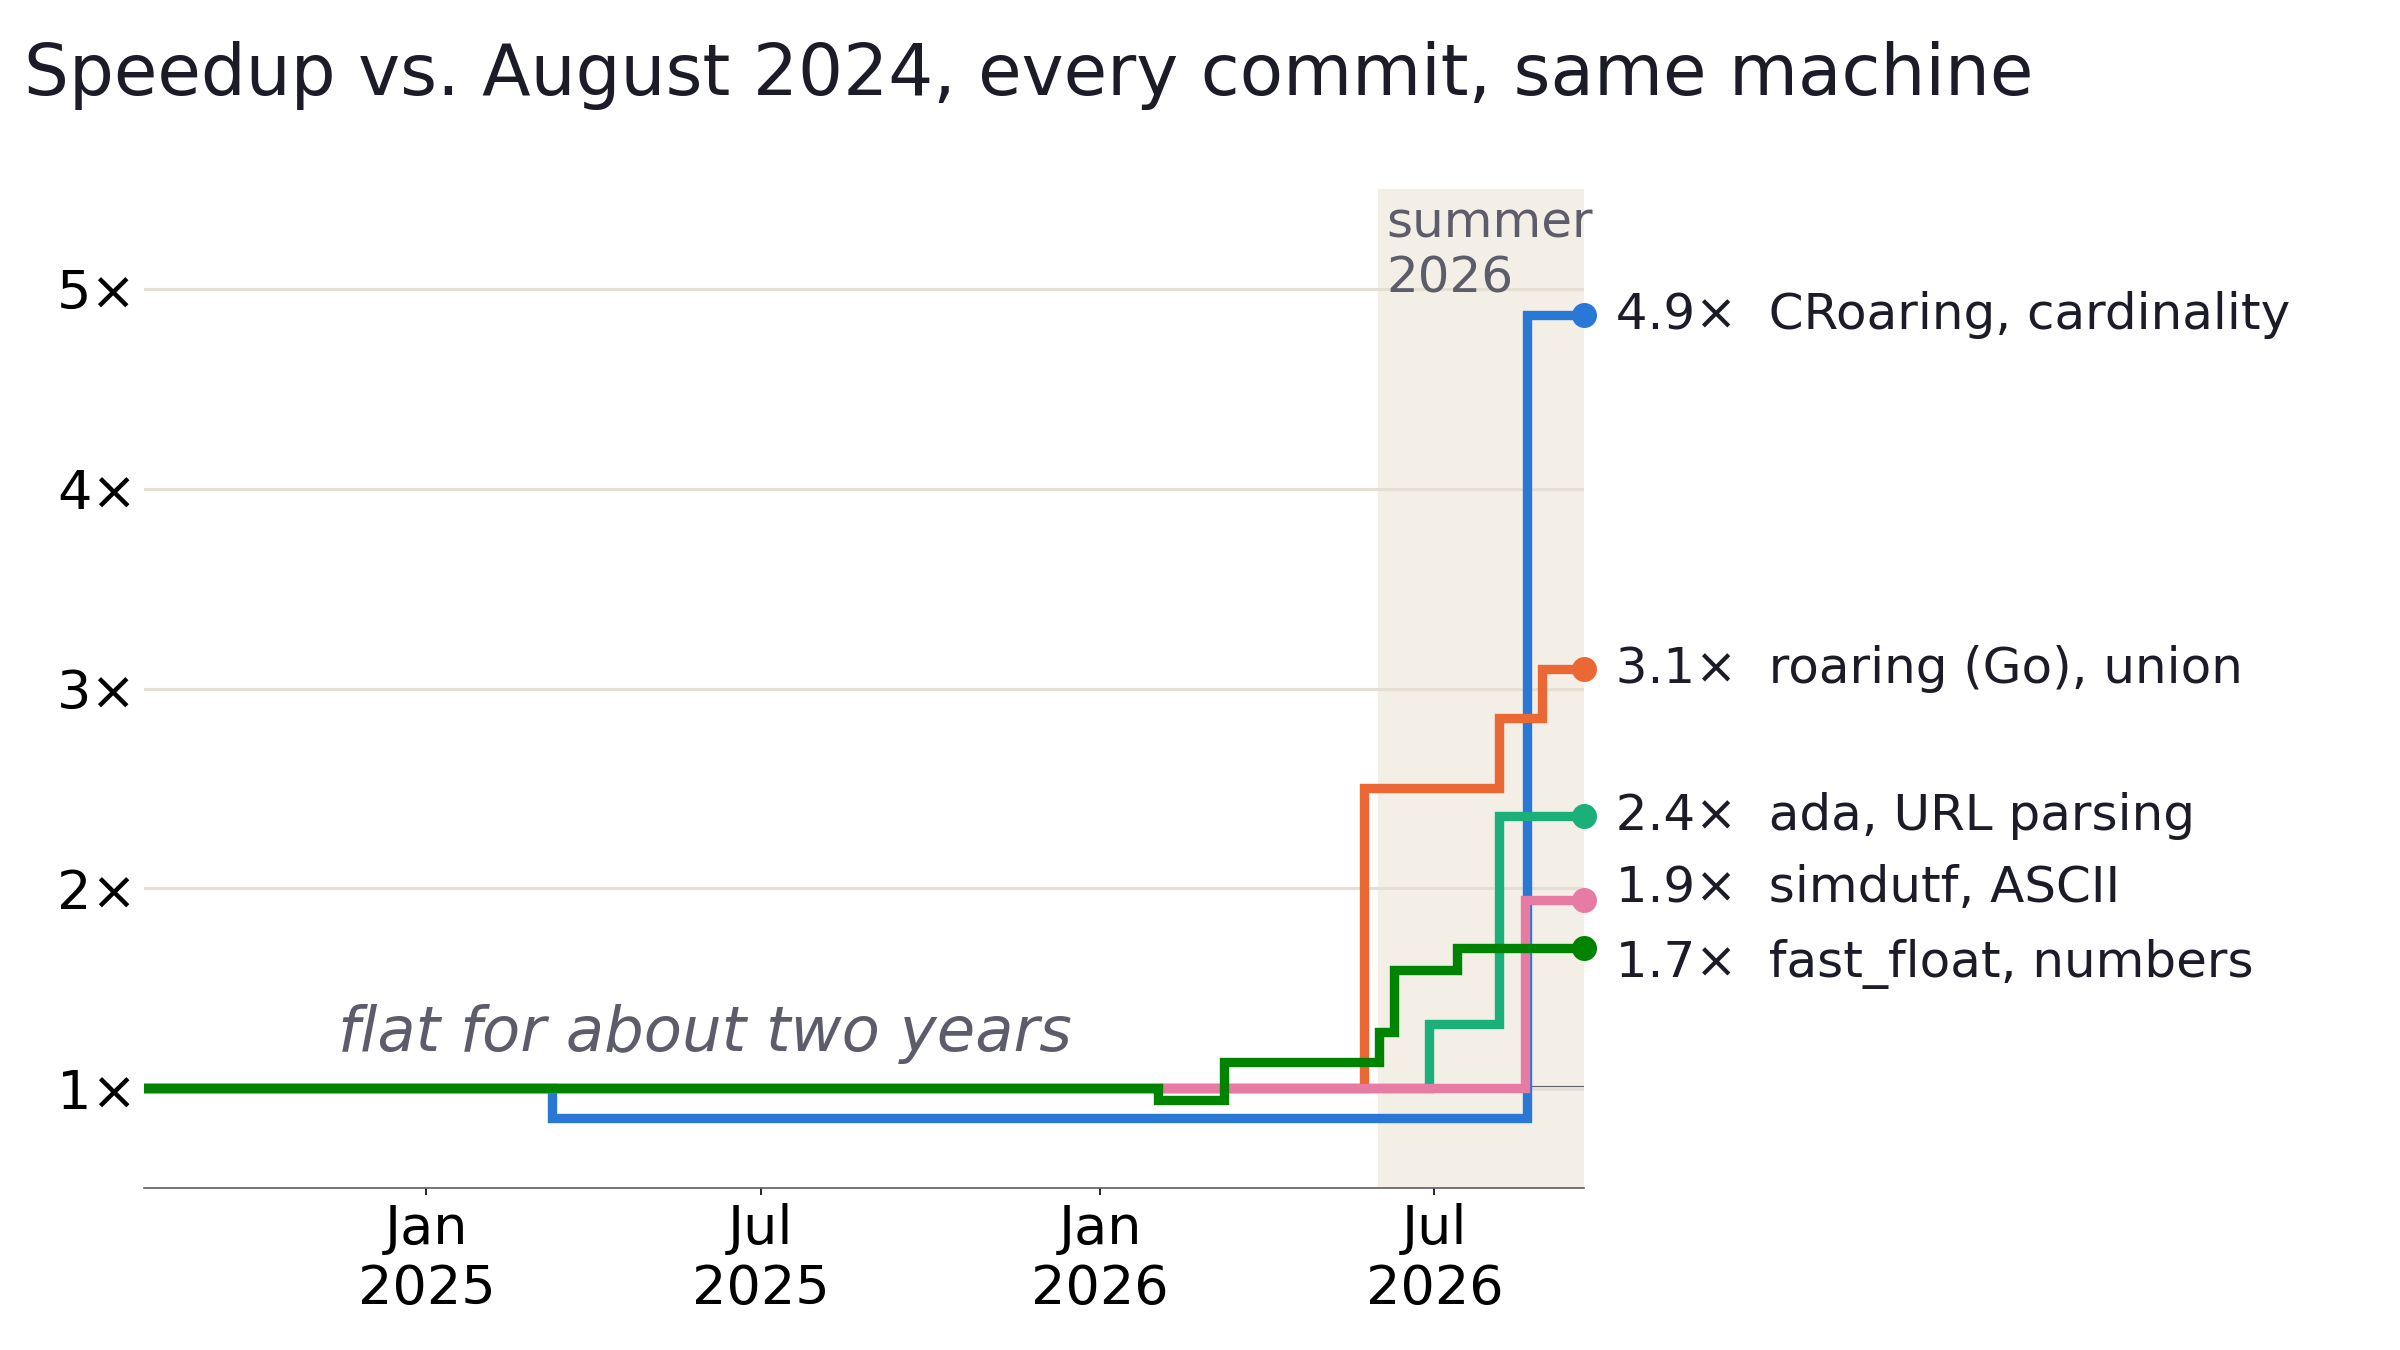

This figure's Python source:
#!/usr/bin/env python3
"""Flat for two years, then a summer surge. Step series read off the plots in
'A summer of AI optimization' (lemire.me, 2026-09-22); dates are approximate."""
from datetime import datetime

import matplotlib.dates as mdates
import matplotlib.pyplot as plt

START = "2024-08-01"
END = "2026-09-20"

# (label, color, [(date the value takes effect, speedup), ...], label y)
SERIES = [
    ("CRoaring, cardinality", "#2a78d6",
     [(START, 1.0), ("2025-03-10", 0.85), ("2026-08-20", 4.87)], 4.87),
    ("roaring (Go), union", "#eb6834",
     [(START, 1.0), ("2026-05-24", 2.5), ("2026-08-05", 2.85),
      ("2026-08-28", 3.1)], 3.1),
    ("ada, URL parsing", "#1baf7a",
     [(START, 1.0), ("2026-06-28", 1.32), ("2026-08-05", 2.36)], 2.36),
    ("simdutf, ASCII", "#e87ba4",
     [(START, 1.0), ("2026-08-19", 1.94)], 2.0),
    ("fast_float, numbers", "#008300",
     [(START, 1.0), ("2026-02-01", 0.94), ("2026-03-09", 1.13),
      ("2026-06-01", 1.28), ("2026-06-09", 1.59), ("2026-07-13", 1.70)], 1.62),
]


def to_dt(s):
    return datetime.strptime(s, "%Y-%m-%d")


plt.rcParams.update({
    "font.size": 30,
    "figure.facecolor": "white",
    "axes.facecolor": "white",
})

fig, ax = plt.subplots(figsize=(16.0, 9.0), dpi=150)

# Summer 2026 band.
ax.axvspan(to_dt("2026-06-01"), to_dt(END), color="#f3efe7", zorder=0)
ax.text(to_dt("2026-06-05"), 5.45, "summer\n2026", fontsize=24,
        color="#5c5c6b", va="top", ha="left")

ax.axhline(1.0, color="#5c5c6b", linewidth=2, zorder=1)

for label, color, steps, label_y in SERIES:
    xs = [to_dt(d) for d, _ in steps] + [to_dt(END)]
    ys = [v for _, v in steps] + [steps[-1][1]]
    ax.step(xs, ys, where="post", color=color, linewidth=4.5, zorder=3,
            solid_joinstyle="miter")
    ax.text(to_dt(END), label_y, f"  {steps[-1][1]:.1f}×  {label}",
            color="#1c1c28", fontsize=24, va="center", ha="left",
            clip_on=False)
    ax.plot([to_dt(END)], [steps[-1][1]], marker="o", markersize=11,
            color=color, zorder=4, clip_on=False)

ax.text(to_dt("2025-06-01"), 1.12, "flat for about two years",
        fontsize=30, color="#5c5c6b", ha="center", va="bottom",
        style="italic")

ax.set_xlim(to_dt(START), to_dt(END))
ax.set_ylim(0.5, 5.5)
ax.set_yticks([1, 2, 3, 4, 5])
ax.set_yticklabels(["1×", "2×", "3×", "4×", "5×"], fontsize=26)
ax.xaxis.set_major_locator(mdates.MonthLocator(bymonth=[1, 7]))
ax.xaxis.set_major_formatter(mdates.DateFormatter("%b\n%Y"))
ax.tick_params(axis="x", labelsize=26)
ax.tick_params(axis="y", length=0)
ax.grid(axis="y", color="#e4ded3", linewidth=1.5, zorder=0)
for side in ("top", "right", "left"):
    ax.spines[side].set_visible(False)
ax.spines["bottom"].set_color("#5c5c6b")

fig.subplots_adjust(left=0.06, right=0.66, top=0.86, bottom=0.12)
fig.text(0.01, 0.97, "Speedup vs. August 2024, every commit, same machine",
         fontsize=34, color="#1c1c28", ha="left", va="top")
fig.savefig("summer_timeline.png", facecolor="white")
